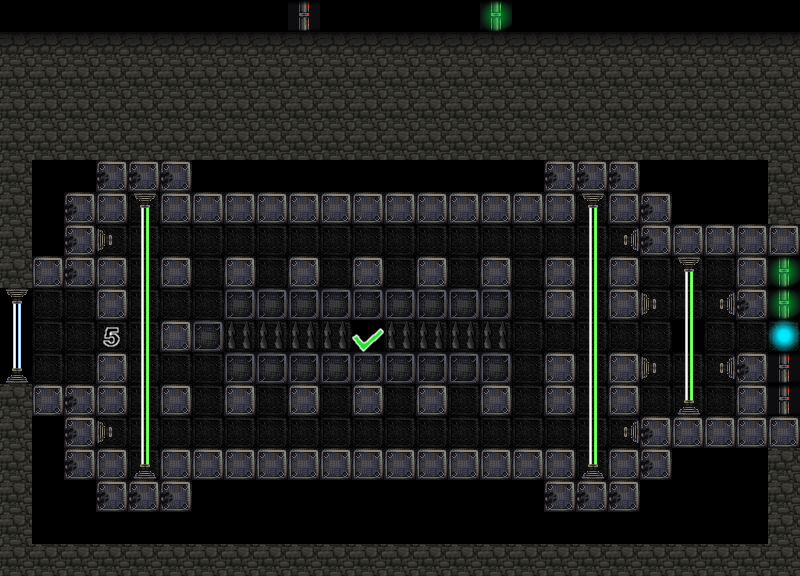

Below is a game level as drawn by its tile map, then a one-line description and the .tmx that defines it (tile-layer data replaced by summaries):
An orthogonal 25x18 tile map with 32x32 px tiles, 2 tile layers (background, interactive).

<map version="1.0" orientation="orthogonal" width="25" height="18" tilewidth="32" tileheight="32">
 <properties>
  <property name="inverted" value="1" />
  <property name="saiyan" value="12" />
  <property name="text" value="Cette salle m'a l'air intéressante..." />
 </properties>
 <tileset firstgid="1" name="tileset" tilewidth="32" tileheight="32">
  <image source="../gfx/tileset.png" width="320" height="320" />
 </tileset>
 <layer name="background" width="25" height="18">
  <data>[450 cells, 450 non-empty, 7 distinct tile ids]</data>
 </layer>
 <layer name="interactive" width="25" height="18">
  <data>[450 cells, 439 non-empty, 17 distinct tile ids]</data>
 </layer>
</map>
